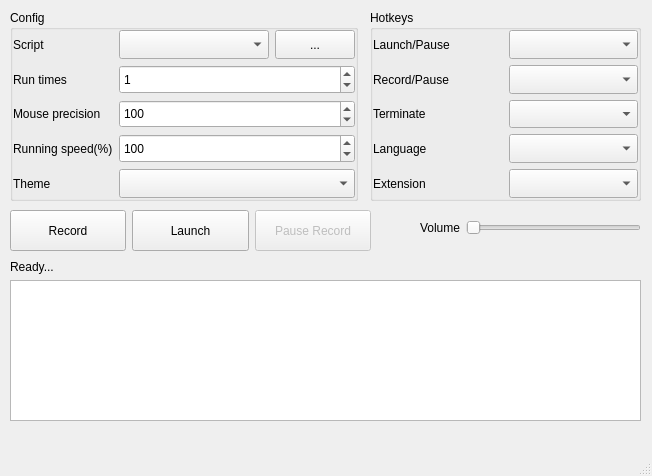
<?xml version="1.0" encoding="UTF-8"?>
<ui version="4.0">
 <class>UIView</class>
 <widget class="QMainWindow" name="UIView">
  <property name="geometry">
   <rect>
    <x>0</x>
    <y>0</y>
    <width>652</width>
    <height>476</height>
   </rect>
  </property>
  <property name="windowTitle">
   <string>TW-v1.0 (KeymouseGo-v5.1)</string>
  </property>
  <property name="windowIcon">
   <iconset resource="assets.qrc">
    <normaloff>:/pic/nekohako.png</normaloff>:/pic/nekohako.png</iconset>
  </property>
  <widget class="QWidget" name="centralwidget">
   <widget class="QGroupBox" name="groupBox">
    <property name="geometry">
     <rect>
      <x>370</x>
      <y>10</y>
      <width>271</width>
      <height>191</height>
     </rect>
    </property>
    <property name="title">
     <string>Hotkeys</string>
    </property>
    <layout class="QGridLayout" name="gridLayout_3">
     <property name="leftMargin">
      <number>0</number>
     </property>
     <property name="topMargin">
      <number>0</number>
     </property>
     <property name="rightMargin">
      <number>0</number>
     </property>
     <property name="bottomMargin">
      <number>0</number>
     </property>
     <item row="2" column="1">
      <widget class="QComboBox" name="choice_stop">
       <property name="sizePolicy">
        <sizepolicy hsizetype="Minimum" vsizetype="Minimum">
         <horstretch>0</horstretch>
         <verstretch>0</verstretch>
        </sizepolicy>
       </property>
      </widget>
     </item>
     <item row="4" column="1">
      <widget class="QComboBox" name="choice_extension">
       <property name="sizePolicy">
        <sizepolicy hsizetype="Minimum" vsizetype="Minimum">
         <horstretch>0</horstretch>
         <verstretch>0</verstretch>
        </sizepolicy>
       </property>
      </widget>
     </item>
     <item row="2" column="0">
      <widget class="QLabel" name="label_stop">
       <property name="text">
        <string>Terminate</string>
       </property>
      </widget>
     </item>
     <item row="3" column="0">
      <widget class="QLabel" name="label_language">
       <property name="text">
        <string>Language</string>
       </property>
      </widget>
     </item>
     <item row="0" column="1">
      <widget class="QComboBox" name="choice_start">
       <property name="sizePolicy">
        <sizepolicy hsizetype="Minimum" vsizetype="Minimum">
         <horstretch>0</horstretch>
         <verstretch>0</verstretch>
        </sizepolicy>
       </property>
       <property name="currentText">
        <string/>
       </property>
      </widget>
     </item>
     <item row="1" column="1">
      <widget class="QComboBox" name="choice_record">
       <property name="sizePolicy">
        <sizepolicy hsizetype="Minimum" vsizetype="Minimum">
         <horstretch>0</horstretch>
         <verstretch>0</verstretch>
        </sizepolicy>
       </property>
      </widget>
     </item>
     <item row="1" column="0">
      <widget class="QLabel" name="label_record">
       <property name="text">
        <string>Record/Pause</string>
       </property>
      </widget>
     </item>
     <item row="3" column="1">
      <widget class="QComboBox" name="choice_language">
       <property name="sizePolicy">
        <sizepolicy hsizetype="Minimum" vsizetype="Minimum">
         <horstretch>0</horstretch>
         <verstretch>0</verstretch>
        </sizepolicy>
       </property>
      </widget>
     </item>
     <item row="4" column="0">
      <widget class="QLabel" name="label_extension">
       <property name="text">
        <string>Extension</string>
       </property>
      </widget>
     </item>
     <item row="0" column="0">
      <widget class="QLabel" name="label_start_key">
       <property name="text">
        <string>Launch/Pause</string>
       </property>
      </widget>
     </item>
    </layout>
   </widget>
   <widget class="QWidget" name="horizontalLayoutWidget">
    <property name="geometry">
     <rect>
      <x>10</x>
      <y>210</y>
      <width>361</width>
      <height>41</height>
     </rect>
    </property>
    <layout class="QHBoxLayout" name="horizontalLayout">
     <property name="sizeConstraint">
      <enum>QLayout::SetDefaultConstraint</enum>
     </property>
     <item>
      <widget class="QPushButton" name="btrecord">
       <property name="sizePolicy">
        <sizepolicy hsizetype="Minimum" vsizetype="Minimum">
         <horstretch>0</horstretch>
         <verstretch>0</verstretch>
        </sizepolicy>
       </property>
       <property name="text">
        <string>Record</string>
       </property>
      </widget>
     </item>
     <item>
      <widget class="QPushButton" name="btrun">
       <property name="sizePolicy">
        <sizepolicy hsizetype="Minimum" vsizetype="Minimum">
         <horstretch>0</horstretch>
         <verstretch>0</verstretch>
        </sizepolicy>
       </property>
       <property name="text">
        <string>Launch</string>
       </property>
      </widget>
     </item>
     <item>
      <widget class="QPushButton" name="btpauserecord">
       <property name="enabled">
        <bool>false</bool>
       </property>
       <property name="sizePolicy">
        <sizepolicy hsizetype="Minimum" vsizetype="Minimum">
         <horstretch>0</horstretch>
         <verstretch>0</verstretch>
        </sizepolicy>
       </property>
       <property name="text">
        <string>Pause Record</string>
       </property>
      </widget>
     </item>
    </layout>
   </widget>
   <widget class="QWidget" name="verticalLayoutWidget">
    <property name="geometry">
     <rect>
      <x>10</x>
      <y>260</y>
      <width>631</width>
      <height>161</height>
     </rect>
    </property>
    <layout class="QVBoxLayout" name="verticalLayout">
     <item>
      <widget class="QLabel" name="tnumrd">
       <property name="text">
        <string>Ready...</string>
       </property>
      </widget>
     </item>
     <item>
      <widget class="QTextEdit" name="textlog">
       <property name="enabled">
        <bool>true</bool>
       </property>
       <property name="sizePolicy">
        <sizepolicy hsizetype="Minimum" vsizetype="Minimum">
         <horstretch>0</horstretch>
         <verstretch>0</verstretch>
        </sizepolicy>
       </property>
       <property name="readOnly">
        <bool>true</bool>
       </property>
      </widget>
     </item>
    </layout>
   </widget>
   <widget class="QWidget" name="formLayoutWidget_3">
    <property name="geometry">
     <rect>
      <x>420</x>
      <y>220</y>
      <width>221</width>
      <height>31</height>
     </rect>
    </property>
    <layout class="QFormLayout" name="formLayout_3">
     <item row="0" column="0">
      <widget class="QLabel" name="label_volume">
       <property name="text">
        <string>Volume</string>
       </property>
      </widget>
     </item>
     <item row="0" column="1">
      <widget class="QSlider" name="volumeSlider">
       <property name="orientation">
        <enum>Qt::Horizontal</enum>
       </property>
      </widget>
     </item>
    </layout>
   </widget>
   <widget class="QGroupBox" name="groupBox_2">
    <property name="geometry">
     <rect>
      <x>10</x>
      <y>10</y>
      <width>348</width>
      <height>191</height>
     </rect>
    </property>
    <property name="title">
     <string>Config</string>
    </property>
    <layout class="QGridLayout" name="gridLayout_4">
     <property name="leftMargin">
      <number>0</number>
     </property>
     <property name="topMargin">
      <number>0</number>
     </property>
     <property name="rightMargin">
      <number>0</number>
     </property>
     <property name="bottomMargin">
      <number>0</number>
     </property>
     <item row="4" column="1">
      <widget class="QComboBox" name="choice_theme">
       <property name="sizePolicy">
        <sizepolicy hsizetype="Minimum" vsizetype="Minimum">
         <horstretch>0</horstretch>
         <verstretch>0</verstretch>
        </sizepolicy>
       </property>
      </widget>
     </item>
     <item row="2" column="0">
      <widget class="QLabel" name="label_execute_interval">
       <property name="text">
        <string>Mouse precision</string>
       </property>
      </widget>
     </item>
     <item row="3" column="0">
      <widget class="QLabel" name="label_execute_speed">
       <property name="text">
        <string>Running speed(%)</string>
       </property>
      </widget>
     </item>
     <item row="1" column="0">
      <widget class="QLabel" name="label_run_times">
       <property name="text">
        <string>Run times</string>
       </property>
      </widget>
     </item>
     <item row="4" column="0">
      <widget class="QLabel" name="label_theme">
       <property name="text">
        <string>Theme</string>
       </property>
      </widget>
     </item>
     <item row="0" column="0">
      <widget class="QLabel" name="label_script">
       <property name="text">
        <string>Script</string>
       </property>
      </widget>
     </item>
     <item row="3" column="1">
      <widget class="QSpinBox" name="execute_speed">
       <property name="sizePolicy">
        <sizepolicy hsizetype="Minimum" vsizetype="Minimum">
         <horstretch>0</horstretch>
         <verstretch>0</verstretch>
        </sizepolicy>
       </property>
       <property name="minimum">
        <number>20</number>
       </property>
       <property name="maximum">
        <number>500</number>
       </property>
       <property name="value">
        <number>100</number>
       </property>
      </widget>
     </item>
     <item row="2" column="1">
      <widget class="QSpinBox" name="mouse_move_interval_ms">
       <property name="sizePolicy">
        <sizepolicy hsizetype="Minimum" vsizetype="Minimum">
         <horstretch>0</horstretch>
         <verstretch>0</verstretch>
        </sizepolicy>
       </property>
       <property name="minimum">
        <number>1</number>
       </property>
       <property name="maximum">
        <number>1000</number>
       </property>
       <property name="value">
        <number>100</number>
       </property>
      </widget>
     </item>
     <item row="1" column="1">
      <widget class="QSpinBox" name="stimes">
       <property name="sizePolicy">
        <sizepolicy hsizetype="Minimum" vsizetype="Minimum">
         <horstretch>0</horstretch>
         <verstretch>0</verstretch>
        </sizepolicy>
       </property>
       <property name="maximum">
        <number>99999</number>
       </property>
       <property name="value">
        <number>1</number>
       </property>
      </widget>
     </item>
     <item row="0" column="1">
      <layout class="QGridLayout" name="gridLayout" columnstretch="3,1">
       <property name="sizeConstraint">
        <enum>QLayout::SetMinimumSize</enum>
       </property>
       <item row="0" column="0">
        <widget class="QComboBox" name="choice_script">
         <property name="sizePolicy">
          <sizepolicy hsizetype="Minimum" vsizetype="Minimum">
           <horstretch>0</horstretch>
           <verstretch>0</verstretch>
          </sizepolicy>
         </property>
        </widget>
       </item>
       <item row="0" column="1">
        <widget class="QPushButton" name="bt_open_script_files">
         <property name="sizePolicy">
          <sizepolicy hsizetype="Minimum" vsizetype="Minimum">
           <horstretch>0</horstretch>
           <verstretch>0</verstretch>
          </sizepolicy>
         </property>
         <property name="text">
          <string>...</string>
         </property>
        </widget>
       </item>
      </layout>
     </item>
    </layout>
   </widget>
  </widget>
  <widget class="QMenuBar" name="menubar">
   <property name="geometry">
    <rect>
     <x>0</x>
     <y>0</y>
     <width>652</width>
     <height>26</height>
    </rect>
   </property>
  </widget>
  <widget class="QStatusBar" name="statusbar"/>
 </widget>
 <resources>
  <include location="assets.qrc"/>
 </resources>
 <connections/>
</ui>
